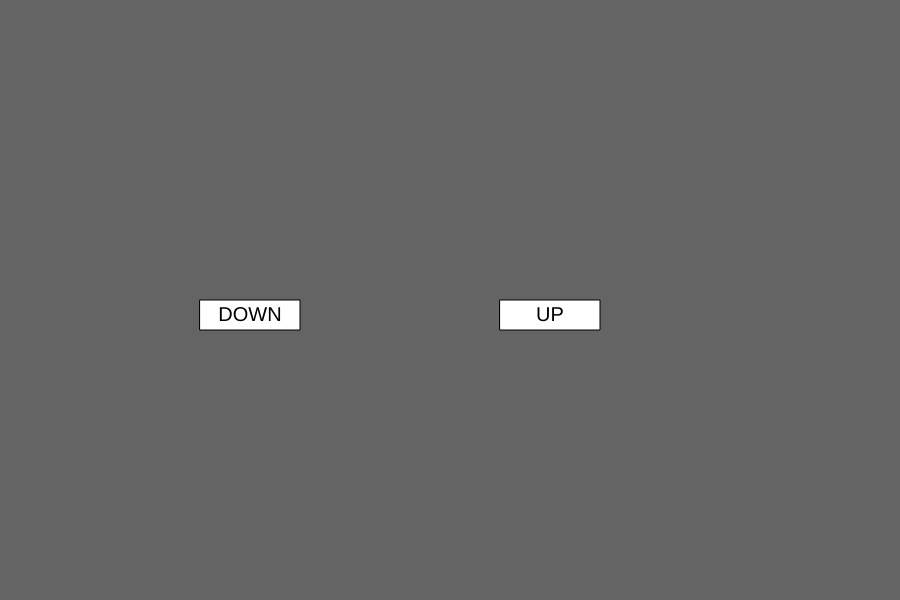
Frame 1 (no input)
Frame 60 (no input): identical to frame 1, image omitted
Frame 120 (the mouse pressed at the canvas centre since frame 60): identical to frame 1, image omitted

The p5.js sketch that drew this single still picture (run headless with seeded random() and noise() and a simulated clock; from frame 60 on, the mouse is pressed at the canvas centre):

// p5.js sketch
// ── sketch.js
var up;
var down;
var bgColor = 100;

function setup() {
  createCanvas(900, 600);
  textFont("Arial");
  textSize(20);
  up = new Button(500, 300, 100, 30, "UP");
  down = new Button(200, 300, 100, 30, "DOWN");
}

function draw() {
  background(bgColor);
  up.draw();
  down.draw();

}

function Button(x, y, w, h, label) {
  this.x = x;
  this.y = y;
  this.w = w;
  this.h = h;
  this.label = label;

  this.draw = function() {
    fill(255);
    rect(this.x, this.y, this.w, this.h);
    fill(0);
    textAlign(CENTER, CENTER);
    text(this.label, this.x, this.y, this.w, this.h);
  }
  this.test = function() {
    return (mouseX > this.x && mouseX < this.x + this.w && mouseY > this.y && mouseY < this.y + this.h);
  }
}

function mousePressed() {
  if (up.test() == true) {
    bgColor += 10;
  }
  if (down.test() == true) {
    bgColor -= 10;
  }
}
